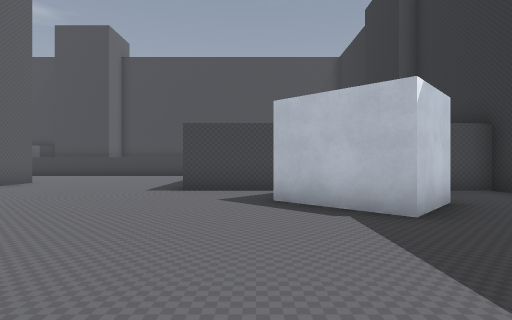
View 1 (above)

18 first-person views from a walk through a Godot game level. The camera is 1.4 m above the floor, looks level and sees 80° across. The floor is counted in squares, 2 m on a side. Each view is taken from the middle of a square. On the plan, view 1 faces up. The plan holds only what a view shows up to about 10 squares ahead; the rest is blank. The place goes on beyond the plan. Some surface patterns are stand-ins.

View 2
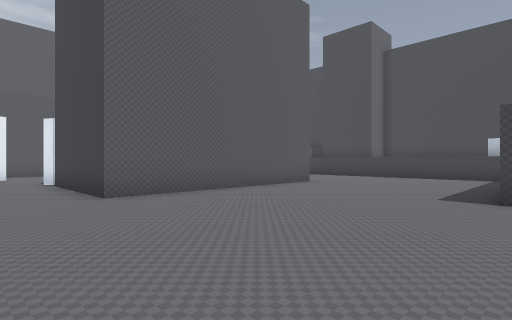

View 3
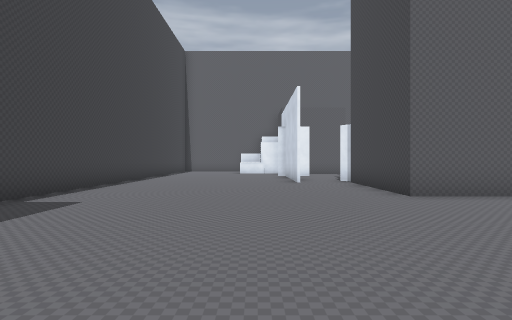

View 4
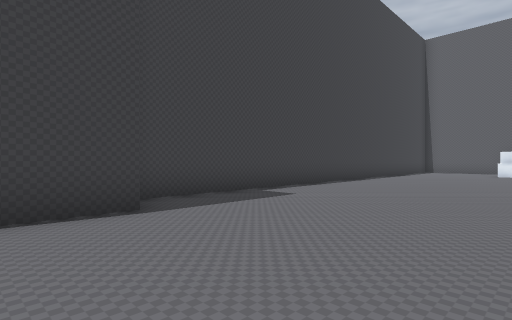

View 5
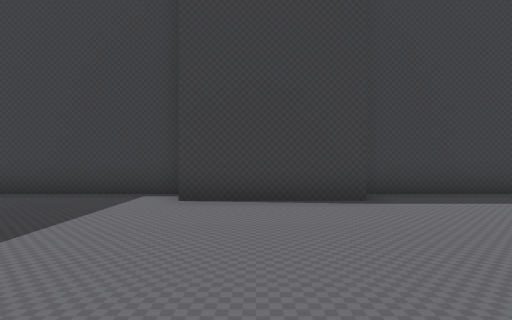

View 6
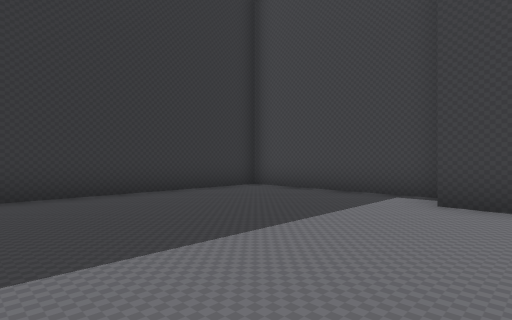

View 7
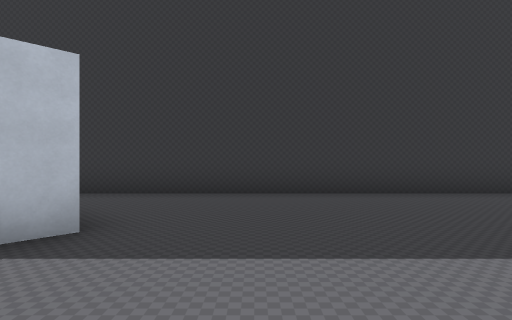

View 8
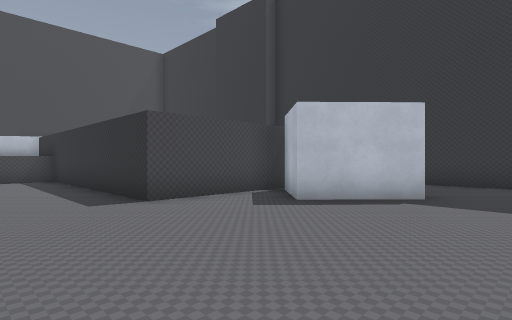

View 9
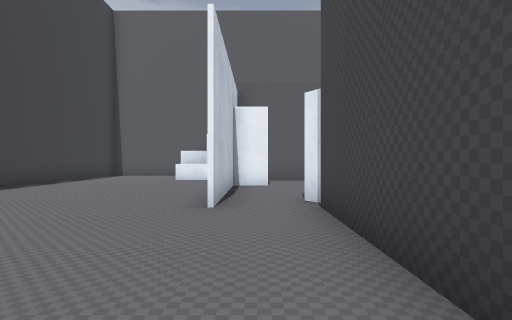

View 10
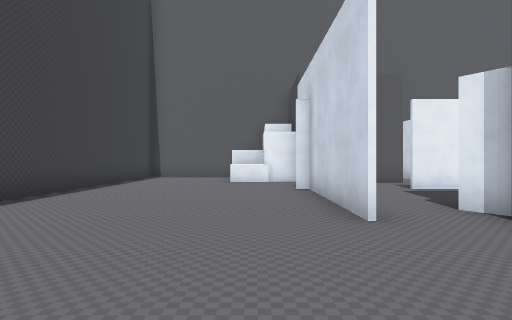

View 11
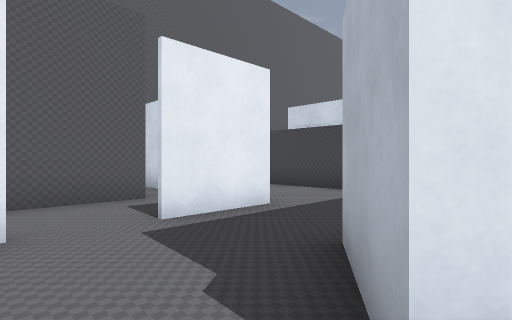

View 12
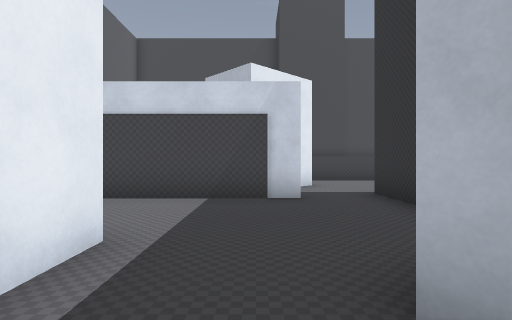

View 13
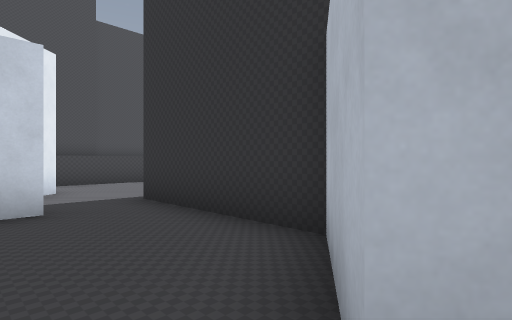

View 14
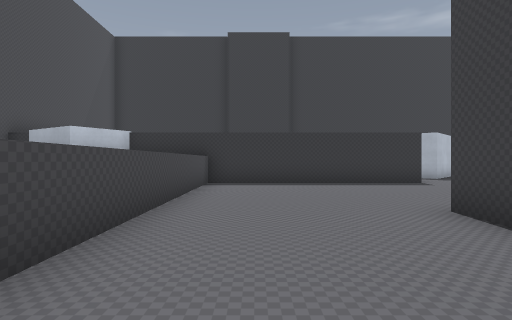

View 15
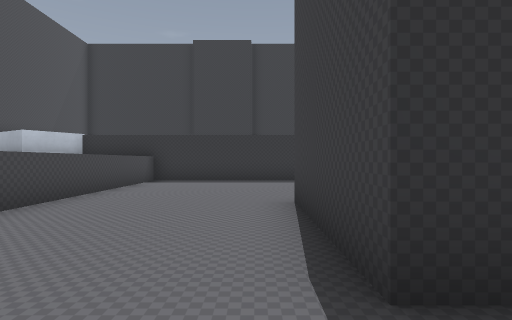

View 16
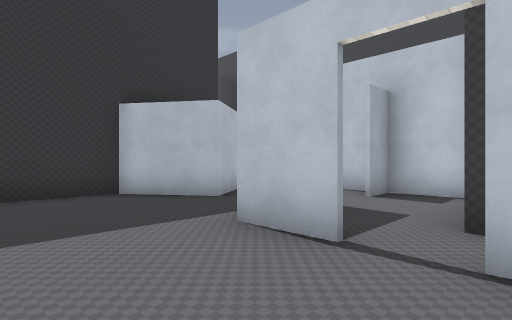

View 17
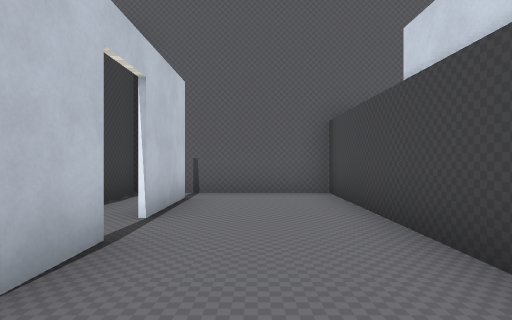

View 18
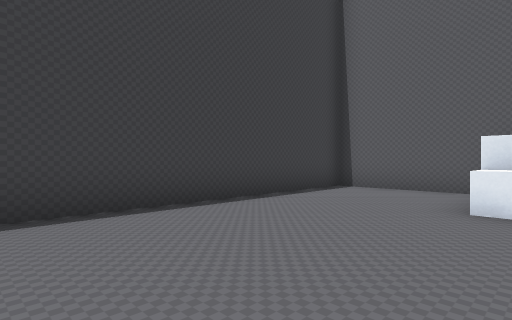

### Floor plan
Points are (right, up) in squares from view 1. A wall is a line through its corners. A room is listed if a view was taken in it or the views show most of it. See-through windows are left out.
Room 1 (views 1, 2, 3, 4, 5, 6, 7, 8, 9, 10, 14, 15, 18)
walls: (-10.5, 1.3) (-14.4, 1.3); (-3, -3.2) (0.4, -3.2); (-10.8, 3.2) (-11.3, 2.8); (0.5, -4.3) (5.4, -4.3) (5.4, 6.9) (4.4, 6.9); (2, 6.9) (-1.7, 6.9) (-1.7, 13.8); (3.2, 5) (2, 3.7) (0.3, 5.3) (1.6, 6.6); (-10.5, 9.3) (-6.9, 9.3) (-6.9, 3) (-10.6, 3); (-11.4, 11.5) (-11.9, 11); (-16.7, 0.5) (-16.7, -0.9); (-16.8, 1.4) (-16.8, 0.2); (-1.6, 13.5) (-11.1, 13.5); (-17.4, -0.4) (-17.4, -0.9); (-19.5, -1.1) (-19.5, -4.3) (-3.2, -4.3)
ways out: opening at (-11, 2) to room 2; opening at (-11.5, 9) to room 3
Room 2 (views 11, 12)
walls: (-14.3, 2.4) (-14.3, 0.9); (-11.3, 2.8) (-12.3, 4.3); (-14.4, 1.4) (-10.5, 1.4)
ways out: opening at (-11, 2) to room 1; opening at (-13, 4) to room 3; opening at (-14, 3) to room 7
Room 3 (views 13, 17)
walls: (-12.1, 8.6) (-13.6, 8.6); (-14.3, 5.7) (-14.3, 3.8); (-12.3, 4.3) (-10.5, 5.5) (-10.5, 9.3)
ways out: opening at (-11.5, 9) to room 1; opening at (-13, 4) to room 2; opening at (-14.5, 7.5) to room 5
Room 4 (view 16)
walls: (-18.8, 5.7) (-16.6, 5.7); (-16.5, 8.6) (-19.5, 8.6) (-19.5, 5.4)
ways out: opening at (-17.5, 7.5) to room 5; opening at (-19, 6) to room 8
Room 5 (no view inside)
walls: (-15.8, 5.7) (-14.3, 5.7); (-13.6, 8.6) (-16.5, 8.6)
ways out: opening at (-14.5, 7.5) to room 3; opening at (-17.5, 7.5) to room 4; opening at (-16, 6) to room 6
Room 6 (no view inside)
walls: (-16.3, 4.5) (-16.3, 3.5)
ways out: opening at (-16, 6) to room 5; opening at (-15.5, 4) to room 7; opening at (-17.5, 5) to room 8
Room 7 (no view inside)
walls: (-16.3, 3.5) (-16.3, 2.5); (-15.9, 1.4) (-14.4, 1.4); (-14.4, 1.3) (-14.4, 2.4)
ways out: opening at (-14, 3) to room 2; opening at (-15.5, 4) to room 6
Room 8 (no view inside)
walls: (-18, 5.6) (-18.6, 5.6); (-19.2, 4.5) (-16.3, 4.5); (-19.5, 5.4) (-19.5, 4.4)
ways out: opening at (-19, 6) to room 4; opening at (-17.5, 5) to room 6

Where each view was taken, in squares from view 1:
view 1: 0 up, 0 right, facing up
view 2: 1 up, 1 left, facing up-left
view 3: 0 up, 1 left, facing left
view 4: 1 up, 1 left, facing down-left
view 5: 2 up, 1 left, facing down
view 6: 2 up, 1 left, facing down-right
view 7: 2 up, 1 left, facing right
view 8: 2 up, 4 left, facing up-right
view 9: 2 up, 6 left, facing left
view 10: 0 up, 7 left, facing left
view 11: 2 up, 11 left, facing up-left
view 12: 3 up, 13 left, facing up
view 13: 4 up, 13 left, facing up-right
view 14: 12 up, 11 left, facing right
view 15: 10 up, 12 left, facing right
view 16: 8 up, 17 left, facing down-right
view 17: 7 up, 13 left, facing left
view 18: 0 up, 12 left, facing down-left
